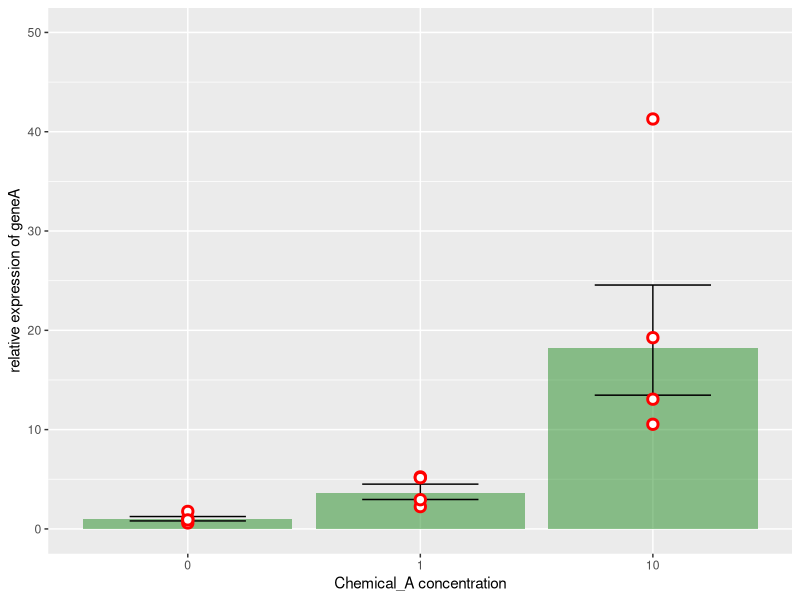

Write the R code that produced this figure.
library(tidyverse)
library(readxl)
library(magrittr)
library(tibble)
library(multcomp)


Chemical_A.geneA <- read_excel("./Raw data example (qPCR).xlsx")
Chemical_A.geneA

## For Shapiro & Bartlette and Statistics ##

dCt.Chemical_A.geneA <- Chemical_A.geneA$`delCt (geneA-housekeeping gene)`
sample.Chemical_A.geneA <- Chemical_A.geneA$"Sample Name"
df.Chemical_A.geneA <- data.frame(sample = sample.Chemical_A.geneA, dCt = dCt.Chemical_A.geneA)
df.Chemical_A.geneA$conc <- factor(rep(c(0, 1, 10),times = c(4, 4, 4)))

## For visualization ##

v.Chemical_A.geneA <- na.omit(Chemical_A.geneA)
names(v.Chemical_A.geneA) <- c("sample", "dCt")

#####################################################################################################

## Shapiro-Wilk analysis ##
# If p-value > 0.05, then the dataset has normality

# First, make groups: Control, Chemical_A_1uM, and Chemical_A_10uM

df.Chemical_A.geneA

for(i in 1:nrow(df.Chemical_A.geneA)){
  df.Chemical_A.geneA[i, 1] <- gsub(".{2}$", "", df.Chemical_A.geneA[i, 1])
}

# Then perform Shapiro-Wilk test by a group

distinct_names <- df.Chemical_A.geneA %>% dplyr::distinct(sample)

for(j in 1:nrow(distinct_names)){
  print(distinct_names[j, ])
  print(shapiro.test((df.Chemical_A.geneA %>% dplyr::filter(sample == distinct_names[j, ]))$dCt))
}
    

## Homogeneity of variance (Kruskal-Wallis) ##
# If p-value > 0.05, then the dataset has homogeneity of variance

print(bartlett.test(dCt ~ conc, data = df.Chemical_A.geneA))


## Statistical significance (Kruskal-Wallis) ##
# If p-value < 0.05, then the dataset has significance

print(kruskal.test(dCt ~ conc, data = df.Chemical_A.geneA))

#####################################################################################################

## ddCt calculation ##
# For visualization, we need to convert dCt to ddCt

v.Chemical_A.geneA

v.Chemical_A.geneA$conc <- factor(rep(c(0, 1, 10),times = c(4, 4, 4))) 
v.Chemical_A.geneA

dct.mean.DMSO <- mean(v.Chemical_A.geneA$dCt[v.Chemical_A.geneA$conc=="0"])
v.Chemical_A.geneA$ddCt <- v.Chemical_A.geneA$dCt -dct.mean.DMSO
v.Chemical_A.geneA$express <- 2^-(v.Chemical_A.geneA$ddCt)

v.Chemical_A.geneA <- v.Chemical_A.geneA %>% group_by(conc) %>% mutate(ddctmean=mean(ddCt),ddctse=plotrix::std.error(ddCt))
v.Chemical_A.geneA$ddctse_max <- v.Chemical_A.geneA$ddctmean + v.Chemical_A.geneA$ddctse
v.Chemical_A.geneA$ddctse_min <- v.Chemical_A.geneA$ddctmean - v.Chemical_A.geneA$ddctse
v.Chemical_A.geneA$expr.mean <- 2^-(v.Chemical_A.geneA$ddctmean) 
v.Chemical_A.geneA$expr.se_max <- 2^-(v.Chemical_A.geneA$ddctse_max) 
v.Chemical_A.geneA$expr.se_min <- 2^-(v.Chemical_A.geneA$ddctse_min)

v.Chemical_A.geneA.bar <- v.Chemical_A.geneA %>% dplyr::distinct(conc,expr.mean,expr.se_min,expr.se_max)
v.Chemical_A.geneA.se <- v.Chemical_A.geneA %>% dplyr::distinct(conc,expr.mean,ddctse)
v.Chemical_A.geneA.se
v.Chemical_A.geneA.se$expr.mean <- signif(v.Chemical_A.geneA.se$expr.mean, 2)
v.Chemical_A.geneA.se$ddctse <- signif(v.Chemical_A.geneA.se$ddctse, 2)
v.Chemical_A.geneA.se

v.Chemical_A.geneA.bar_2 <- v.Chemical_A.geneA.bar 
options(pillar.sigfig = 2)
as_tibble(v.Chemical_A.geneA.bar_2)


## Visualization ##

ggplot() +
  xlab("Chemical_A concentration")+
  ylab("relative expression of geneA")+
  layer(
    data=v.Chemical_A.geneA.bar, 
    mapping=aes(x=conc, y=expr.mean), 
    geom="bar",
    params = list(fill = "forestgreen", alpha = 0.5),
    stat="identity", 
    position="identity"
  )+
  layer(
    data=v.Chemical_A.geneA.bar, 
    mapping=aes(x=conc, ymin = expr.se_max, ymax = expr.se_min, width = 0.5), 
    geom="errorbar",
    stat = "identity",
    position="identity"
  )+
  layer(
    data=v.Chemical_A.geneA, 
    mapping=aes(x=conc, y=express), 
    geom="point", 
    stat="identity", 
    position="identity",
    params = list(shape = 21, fill = "white", color = "red" ,size = 2.5, stroke = 1.5)
  )+
  ylim(0,max(round(v.Chemical_A.geneA$express, digits = -1))+10)

#####################################################################################################

## Statistics to check asterisk ##
# If p-value < 0.05, then the dataset has significance

vx <- df.Chemical_A.geneA$dCt
fx <- df.Chemical_A.geneA$conc

summary(aov(vx ~ fx))

summary(multcomp::glht(aov(vx~fx),linfct=multcomp::mcp(fx="Dunnett")))
